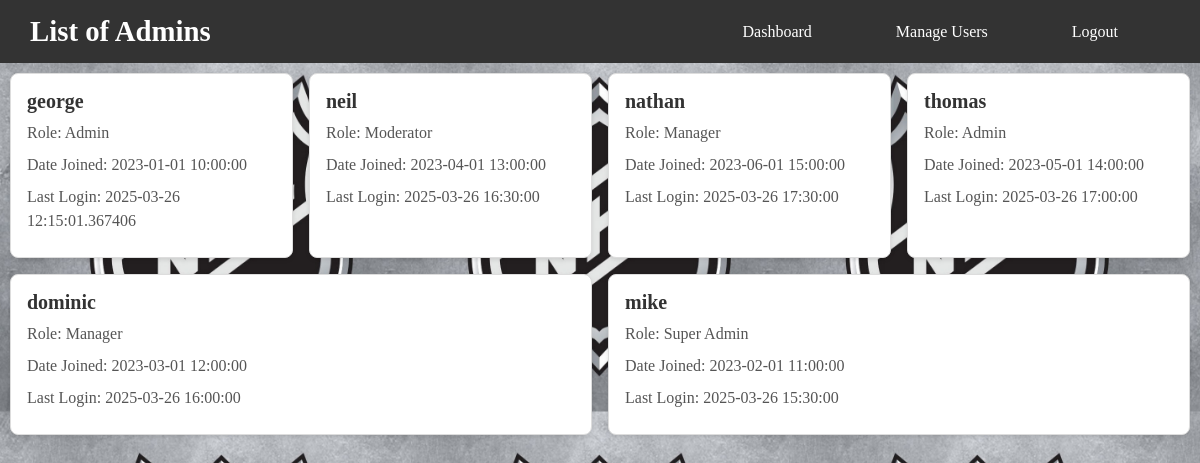
Screenshot of /admin_table with the database file from the repository.
### app/app.py (models this page shows)
class Admin(UserMixin, db.Model):
    __tablename__ = 'admin'
    id = db.Column(db.Integer, primary_key=True)
    username = db.Column(db.String(80), unique=True, nullable=False)
    password = db.Column(db.String(80), unique=True, nullable=False)
    role = db.Column(db.String(50), nullable=False, default="Admin")
    last_login = db.Column(db.DateTime, default=datetime, onupdate=datetime)
    date_joined = db.Column(db.DateTime, default=datetime)

### app/app.py (the view)
@app.route("/admin_table")
def admin_table():
    admins = Admin.query.all()
    for admin in admins:
        print(f"Admin Username: {admin.username}")
    return render_template("Admin/admin_table.html", admins=admins)

### app/templates/Admin/admin_table.html (shortened to what this page needs)
<!DOCTYPE html>
<html lang="en">
<head>
    <link href="{{ url_for('static', filename='CSS/pages/adminStyles.css') }}" rel="stylesheet" type="text/css">
    <link href="{{ url_for('static', filename='CSS/components/basics.css') }}" rel="stylesheet" type="text/css">
    <link href="{{ url_for('static', filename='CSS/components/container.css') }}" rel="stylesheet" type="text/css">
    <link href="{{ url_for('static', filename='CSS/pages/index.css') }}" rel="stylesheet" type="text/css">
</head>
<body>
    <header>
        <nav class="navbar">
            <h1>List of Admins</h1>
            <ul class="nav-links">
                <li><a href="{{ url_for('admin_home') }}">Dashboard</a></li>
                <li><a href="{{ url_for('manage_users') }}">Manage Users</a></li>
                <li><a href="{{ url_for('logout') }}">Logout</a></li>
            </ul>
        </nav>
    </header>
    <main>
        <div class="user-card-container">
            {% for admin in admins %}
                    <div class="user-card">
                        <h3>{{ admin.username }}</h3>
                        <p>Role: {{ admin.role }}</p>
                        <p>Date Joined: {{ admin.date_joined }}</p>
                        <p>Last Login: {{ admin.last_login }}</p>
                    </div>
            {% endfor %}
        </div>
    </main>
</body>
</html>

### app/static/CSS/pages/adminStyles.css (style rules this page uses)
.user-card-container { margin: 10px 10px 10px 10px; display: flex; flex-wrap: wrap; gap: 1rem; }
.user-card { background: #ffffff; border: 1px solid #ddd; border-radius: 8px; padding: 1rem; box-shadow: 0 2px 4px rgba(0, 0, 0, 0.1); flex: 1 1 calc(25% - 1rem); box-sizing: border-box; transition: transform 0.2s, box-shadow 0.2s; }
.user-card h3 { margin: 0 0 0.5rem; font-size: 1.25rem; color: #333; font-weight: bold; }
.user-card p { margin: 0.5rem 0; color: #555; line-height: 1.5; }
ul { list-style: none; padding: 0; margin: 0; display: flex; gap: 1rem; }

### app/static/CSS/components/basics.css (style rules this page uses)
body { background-image: url("../../images/NHLlogo.jpg"); background-size: 10cm; background-position: center; margin: 0px; }

### app/static/CSS/pages/index.css (style rules this page uses)
.navbar { display: flex; justify-content: space-between; align-items: center; background-color: #333; padding: 15px 30px; color: white; }
.navbar h1 { font-size: 1.8rem; margin: 0; }
.nav-links { list-style: none; display: flex; gap: 20px; margin: 0; padding: 0; }
.nav-links li { display: inline; }
.nav-links a { color: white; text-decoration: none; font-size: 1rem; padding: 8px 12px; border-radius: 5px; transition: background 0.3s ease; }
nav ul { list-style: none; margin: 0; padding: 0; display: flex; justify-content: center; }
nav ul li { margin-right: 40px; }
nav ul li a { color: white; text-decoration: none; font-size: 1.1rem; border-radius: 4px; transition: background-color 0.3s ease; }

### rows the page displays
Admin: username "george", role "Admin", date_joined "2023-01-01 10:00:00", last_login "2025-03-26 12:15:01.367406"
Admin: username "neil", role "Moderator", date_joined "2023-04-01 13:00:00", last_login "2025-03-26 16:30:00"
Admin: username "nathan", role "Manager", date_joined "2023-06-01 15:00:00", last_login "2025-03-26 17:30:00"
Admin: username "thomas", role "Admin", date_joined "2023-05-01 14:00:00", last_login "2025-03-26 17:00:00"
Admin: username "dominic", role "Manager", date_joined "2023-03-01 12:00:00", last_login "2025-03-26 16:00:00"
Admin: username "mike", role "Super Admin", date_joined "2023-02-01 11:00:00", last_login "2025-03-26 15:30:00"
